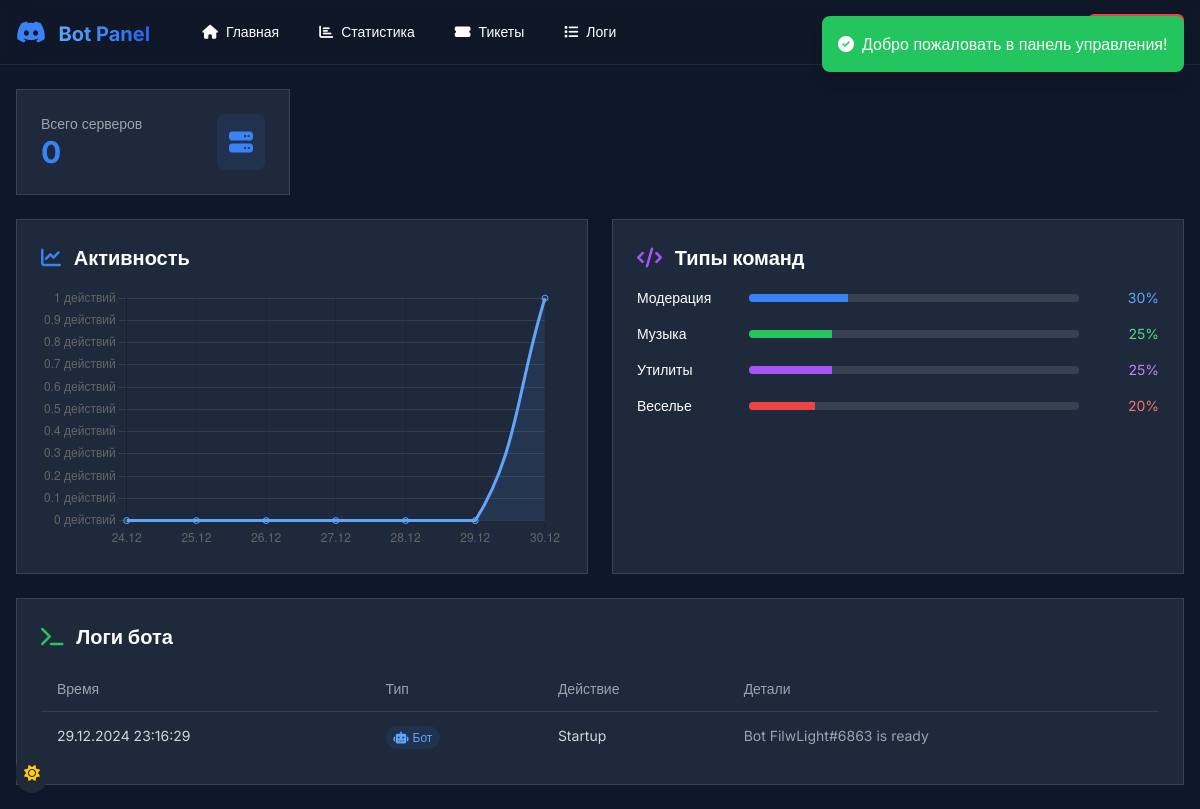
The app's page /stats (signed in) with its own data.
### web/app.py (models this page shows)
class Log(db.Model):
    id = db.Column(db.Integer, primary_key=True)
    timestamp = db.Column(db.DateTime, default=datetime.utcnow)
    type = db.Column(db.String(20))  # BOT, PANEL, ERROR, TICKET
    action = db.Column(db.String(100))
    details = db.Column(db.Text)
    user_id = db.Column(db.String(20), nullable=True)
    guild_id = db.Column(db.String(20), nullable=True)

### web/app.py (the view)
@app.route('/stats')
@login_required
def stats():
    page = request.args.get('page', 1, type=int)
    dates = [(datetime.now() - timedelta(days=i)).strftime('%d.%m') for i in range(6, -1, -1)]
    activity_counts = [
        Log.query.filter(
            Log.timestamp >= datetime.now() - timedelta(days=i+1),
            Log.timestamp < datetime.now() - timedelta(days=i)
        ).count()
        for i in range(6, -1, -1)
    ]
    logs_pagination = Log.query.order_by(Log.timestamp.desc()).paginate(
        page=page, per_page=10, error_out=False
    )
    stats_data = {
        'total_users': sum(g.member_count for g in bot.guilds),
        'total_servers': len(bot.guilds),
        'total_tickets': Ticket.query.count(),
        'open_tickets': Ticket.query.filter_by(status='open').count()
    }
    return render_template('stats.html',
                         stats=stats_data,
                         activity_dates=dates,
                         activity_counts=activity_counts,
                         logs=logs_pagination.items,
                         pagination=logs_pagination)

### web/app.py (called while the page is built)
@login_manager.user_loader
def load_user(user_id):
    return User.query.get(int(user_id))

### web/templates/stats.html (shortened to what this page needs)
{% extends "base.html" %}
{% block content %}
<div class="grid grid-cols-1 md:grid-cols-2 lg:grid-cols-4 gap-6">
    <div class="transform hover:-translate-y-1 transition-transform duration-300 card p-6">
        <div class="flex items-center justify-between">
            <div>
                <p class="text-sm text-gray-400">Всего серверов</p>
                <h3 class="text-3xl font-bold text-blue-500">{{ stats.total_servers }}</h3>
            </div>
            <div class="bg-blue-500/10 p-3 rounded-lg">
                <i class="fas fa-server text-2xl text-blue-500"></i>
            </div>
        </div>
    </div>
</div>
<div class="grid grid-cols-1 lg:grid-cols-2 gap-6 mt-6">
    <div class="card p-6">
        <h3 class="text-xl font-bold mb-4">
            <i class="fas fa-chart-line text-blue-500 mr-2"></i>
            Активность
        </h3>
        <canvas id="activityChart"></canvas>
    </div>
    <div class="card p-6">
        <h3 class="text-xl font-bold mb-4">
            <i class="fas fa-code text-purple-500 mr-2"></i>
            Типы команд
        </h3>
        <div class="space-y-4">
            <div class="flex items-center gap-4">
                <div class="w-24 text-sm">Модерация</div>
                <div class="flex-1 bg-gray-700 rounded-full h-2 overflow-hidden">
                    <div id="mod-bar" class="h-full bg-blue-500 w-0 transition-all duration-1000"></div>
                </div>
                <div class="w-16 text-right text-sm text-blue-400">30%</div>
            </div>
            <div class="flex items-center gap-4">
                <div class="w-24 text-sm">Музыка</div>
                <div class="flex-1 bg-gray-700 rounded-full h-2 overflow-hidden">
                    <div id="music-bar" class="h-full bg-green-500 w-0 transition-all duration-1000"></div>
                </div>
                <div class="w-16 text-right text-sm text-green-400">25%</div>
            </div>
            <div class="flex items-center gap-4">
                <div class="w-24 text-sm">Утилиты</div>
                <div class="flex-1 bg-gray-700 rounded-full h-2 overflow-hidden">
                    <div id="util-bar" class="h-full bg-purple-500 w-0 transition-all duration-1000"></div>
                </div>
                <div class="w-16 text-right text-sm text-purple-400">25%</div>
            </div>
            <div class="flex items-center gap-4">
                <div class="w-24 text-sm">Веселье</div>
                <div class="flex-1 bg-gray-700 rounded-full h-2 overflow-hidden">
                    <div id="fun-bar" class="h-full bg-red-500 w-0 transition-all duration-1000"></div>
                </div>
                <div class="w-16 text-right text-sm text-red-400">20%</div>
            </div>
        </div>
    </div>
</div>
<div class="card p-6 mt-6">
    <h3 class="text-xl font-bold mb-4">
        <i class="fas fa-terminal text-green-500 mr-2"></i>
        Логи бота
    </h3>
    <div class="overflow-x-auto">
        <table class="min-w-full">
            <thead>
                <tr class="border-b border-gray-700">
                    <th class="px-4 py-3 text-left text-sm font-medium text-gray-400">Время</th>
                    <th class="px-4 py-3 text-left text-sm font-medium text-gray-400">Тип</th>
                    <th class="px-4 py-3 text-left text-sm font-medium text-gray-400">Действие</th>
                    <th class="px-4 py-3 text-left text-sm font-medium text-gray-400">Детали</th>
                </tr>
            </thead>
            <tbody class="divide-y divide-gray-700">
                {% for log in logs %}
                <tr class="hover:bg-gray-800/50 transition-colors">
                    <td class="px-4 py-3 text-sm text-gray-300">
                        {{ log.timestamp.strftime('%d.%m.%Y %H:%M:%S') }}
                    </td>
                    <td class="px-4 py-3">
                        {% if log.type == 'BOT' %}
                            <span class="px-2 py-1 text-xs font-medium rounded-full bg-blue-500/10 text-blue-400">
                                <i class="fas fa-robot mr-1"></i>Бот
                            </span>
                        {% elif log.type == 'ERROR' %}
                            <span class="px-2 py-1 text-xs font-medium rounded-full bg-red-500/10 text-red-400">
                                <i class="fas fa-exclamation-triangle mr-1"></i>Ошибка
                            </span>
                        {% elif log.type == 'TICKET' %}
                            <span class="px-2 py-1 text-xs font-medium rounded-full bg-purple-500/10 text-purple-400">
                                <i class="fas fa-ticket-alt mr-1"></i>Тикет
                            </span>
                        {% else %}
                            <span class="px-2 py-1 text-xs font-medium rounded-full bg-gray-500/10 text-gray-400">
                                <i class="fas fa-info-circle mr-1"></i>Инфо
                            </span>
                        {% endif %}
                    </td>
                    <td class="px-4 py-3 text-sm text-gray-300">{{ log.action }}</td>
                    <td class="px-4 py-3 text-sm text-gray-400">
                        {% if log.details %}
                            <div class="max-w-md truncate" title="{{ log.details }}">
                                {{ log.details }}
                            </div>
                        {% endif %}
                    </td>
                </tr>
                {% endfor %}
            </tbody>
        </table>
    </div>
</div>
{% endblock %}
{% block scripts %}
<script>
// Преобразуем данные из Flask в JavaScript
var activityData = {
    dates: JSON.parse('{{ activity_dates|tojson|safe }}'),
    counts: JSON.parse('{{ activity_counts|tojson|safe }}')
};
// Функция инициализации прогресс-баров
function initProgressBars() {
    var bars = [
        { id: 'mod-bar', percent: 30 },
        { id: 'music-bar', percent: 25 },
        { id: 'util-bar', percent: 25 },
        { id: 'fun-bar', percent: 20 }
    ];
    bars.forEach(function(bar, index) {
        setTimeout(function() {
            var element = document.getElementById(bar.id);
            if (element) {
                element.style.width = bar.percent + '%';
            }
        }, index * 200);
    });
}
// Функция инициализации графика
function initActivityChart() {
    var ctx = document.getElementById('activityChart').getContext('2d');
    var chart = new Chart(ctx, {
        type: 'line',
        data: {
            labels: activityData.dates,
            datasets: [{
                label: 'Действия',
                data: activityData.counts,
                borderColor: '#60a5fa',
                tension: 0.4,
                fill: true,
                backgroundColor: 'rgba(96, 165, 250, 0.1)'
            }]
        },
        options: {
            responsive: true,
            plugins: {
                legend: {
                    display: false
                },
                tooltip: {
                    callbacks: {
                        label: function(context) {
                            return context.parsed.y + ' действий';
                        }
                    }
                }
            },
            scales: {
                y: {
                    beginAtZero: true,
                    grid: {
                        color: 'rgba(255, 255, 255, 0.1)'
                    },
                    ticks: {
                        callback: function(value) {
                            return value + ' действий';
                        }
                    }
                }
            }
        }
    });
}
// Инициализация при загрузке страницы
document.addEventListener('DOMContentLoaded', function() {
    initProgressBars();
    initActivityChart();
});
</script>
{% endblock %}

### web/templates/base.html (shortened to what this page needs)
<!DOCTYPE html>
<html lang="ru">
<head>
    <script src="https://cdn.tailwindcss.com"></script>
    <link rel="stylesheet" href="https://cdnjs.cloudflare.com/ajax/libs/font-awesome/6.5.1/css/all.min.css">
    <link rel="stylesheet" href="https://cdnjs.cloudflare.com/ajax/libs/animate.css/4.1.1/animate.min.css">
    <link rel="stylesheet" href="https://unpkg.com/@popperjs/core@2">
    <link rel="stylesheet" href="https://unpkg.com/tippy.js@6/dist/tippy.css">
</head>
<body class="min-h-screen text-white">
    <div class="fixed bottom-4 left-4 z-50">
        <button id="themeToggle" class="p-2 rounded-full bg-gray-800 hover:bg-gray-700 transition-colors">
            <i class="fas fa-sun text-yellow-400 dark:hidden"></i>
        </button>
    </div>
    <nav class="bg-gray-900/50 backdrop-blur-lg border-b border-gray-800">
        <div class="max-w-7xl mx-auto px-4">
            <div class="flex items-center justify-between h-16">
                <div class="flex items-center">
                    <div class="flex-shrink-0 animate__animated animate__fadeIn">
                        <i class="fab fa-discord text-2xl text-blue-500 mr-2"></i>
                        <span class="text-xl font-bold bg-clip-text text-transparent bg-gradient-to-r from-blue-400 to-blue-600">Bot Panel</span>
                    </div>
                    <div class="ml-10 flex items-baseline space-x-4">
                        <a href="{{ url_for('index') }}" class="nav-link px-3 py-2 rounded-md text-sm font-medium hover:text-blue-400">
                            <i class="fas fa-home mr-2"></i>Главная
                        </a>
                        <a href="{{ url_for('stats') }}" class="nav-link px-3 py-2 rounded-md text-sm font-medium hover:text-blue-400">
                            <i class="fas fa-chart-bar mr-2"></i>Статистика
                        </a>
                        <a href="{{ url_for('tickets') }}" class="nav-link px-3 py-2 rounded-md text-sm font-medium hover:text-blue-400">
                            <i class="fas fa-ticket-alt mr-2"></i>Тикеты
                        </a>
                        <a href="{{ url_for('logs') }}" class="nav-link px-3 py-2 rounded-md text-sm font-medium hover:text-blue-400">
                            <i class="fas fa-list mr-2"></i>Логи
                        </a>
                    </div>
                </div>
                <div class="flex items-center space-x-4">
                    {% if current_user.is_authenticated %}
                        <span class="text-sm font-medium">{{ current_user.username }}</span>
                        <a href="{{ url_for('logout') }}" class="btn px-4 py-2 rounded-md text-sm font-medium bg-red-500 hover:bg-red-600">
                        </a>
                    {% endif %}
                </div>
            </div>
        </div>
    </nav>
    <main class="max-w-7xl mx-auto py-6 px-4 animate__animated animate__fadeIn">
        {% block content %}{% endblock %}
    </main>
    {% block scripts %}{% endblock %}
</body>
</html>

### web/templates/base.html (style rules this page uses)
:root[data-theme="dark"] { --bg-primary: #0f172a; --bg-secondary: #1e293b; --text-primary: #fff; --text-secondary: #94a3b8; --accent: #60a5fa; }
body { background: var(--bg-primary); color: var(--text-primary); font-family: 'Inter', sans-serif; }
.nav-link { position: relative; transition: all 0.3s ease; }
.nav-link::after { content: ''; position: absolute; width: 0; height: 2px; bottom: -2px; left: 50%; background-color: #60a5fa; transition: all 0.3s ease; transform: translateX(-50%); }
.card { backdrop-filter: blur(16px) saturate(180%); background: var(--bg-secondary); border: 1px solid rgba(255, 255, 255, 0.125); transition: all 0.3s ease; }
.btn { transition: all 0.3s ease; position: relative; overflow: hidden; }
.btn::after { content: ''; position: absolute; width: 100%; height: 100%; top: 0; left: -100%; background: linear-gradient(90deg, transparent, rgba(255,255,255,0.2), transparent); transition: 0.5s; }

### records on screen
Log: timestamp "29.12.2024 23:16:29", type "BOT" (drawn), action "Startup", details "Bot FilwLight#6863 is ready"

### other values on screen
{{ stats.total_servers }} "0"
chart data {{ activity_dates|tojson|safe }} ["24.12", "25.12", "26.12", "27.12", "28.12", "29.12", "30.12"]
chart data {{ activity_counts|tojson|safe }} [0, 0, 0, 0, 0, 0, 1]
